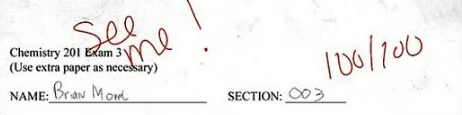
#> input picture images/test_paper.png, 462 x 115 px, given in place of test_paper.jpg, which was not available
$ python textRecognition.py
#> lines starting #> are read from the running program, lines starting #| are printed output that depends on the picture; after the words box and inside, x2 and y2 are one past the last pixel; in counts of white or black regions, pixels touching at a corner belong together
import cv2
import pytesseract

# OPTIONAL: Set path to tesseract.exe if needed
# pytesseract.pytesseract.tesseract_cmd = r'C:\Program Files\Tesseract-OCR\tesseract.exe'

# Load image
image = cv2.imread('test_paper.jpg')
#> image is the input picture: shape (115, 462, 3); mean B, G, R 240.4, 240.9, 242.1

# Convert to grayscale
gray = cv2.cvtColor(image, cv2.COLOR_BGR2GRAY)

# Threshold to clean background
_, thresh = cv2.threshold(gray, 150, 255, cv2.THRESH_BINARY)
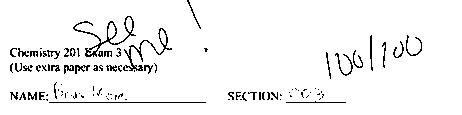
#> thresh: shape (115, 462); 95.3% white; black in thin lines or dots, all inside (x1, y1, x2, y2) = (10, 0, 422, 103)

# OCR
#> (the run stopped early here; a loop or call above may not have finished)

$ run again, with images/jap_3.png copied over images/test_paper.png
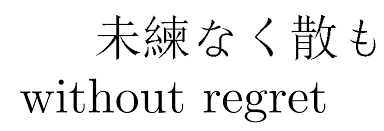
#> input picture images/jap_3.png, 384 x 131 px, given in place of test_paper.jpg, which was not available
#> image is the input picture: shape (131, 384, 3); min 0, max 255, mean 236.1
#> `_, thresh = cv2.threshold(gray, 150, 255, cv2.THRESH_BINARY)`:
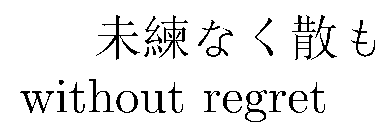
#> thresh: shape (131, 384); 92.4% white; black in thin lines or dots, all inside (x1, y1, x2, y2) = (20, 15, 375, 122)

$ run again, with images/kor.png copied over images/test_paper.png
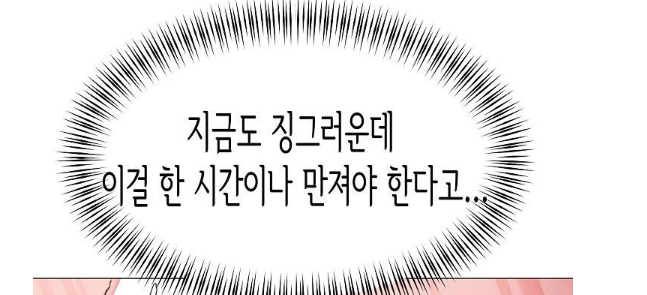
#> input picture images/kor.png, 647 x 295 px, given in place of test_paper.jpg, which was not available
#> image is the input picture: shape (295, 647, 3); mean B, G, R 231.2, 231.3, 232.4
#> `_, thresh = cv2.threshold(gray, 150, 255, cv2.THRESH_BINARY)`:
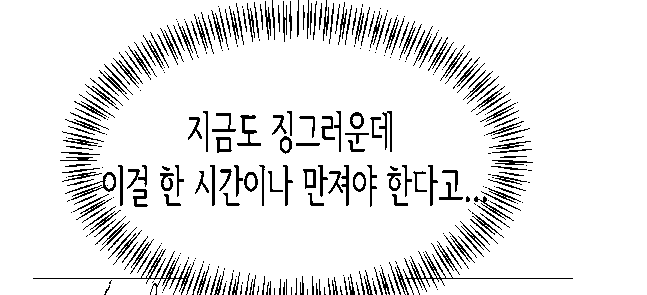
#> thresh: shape (295, 647); 90.7% white; black in thin lines or dots, all inside (x1, y1, x2, y2) = (33, 0, 573, 295)
